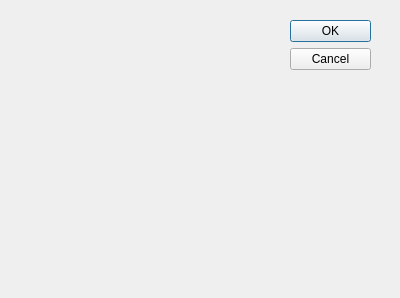
<?xml version="1.0" encoding="UTF-8"?>
<ui version="4.0">
 <class>Dialog</class>
 <widget class="QDialog" name="Dialog">
  <property name="geometry">
   <rect>
    <x>0</x>
    <y>0</y>
    <width>400</width>
    <height>298</height>
   </rect>
  </property>
  <property name="windowTitle">
   <string>Dialog</string>
  </property>
  <widget class="QDialogButtonBox" name="buttonBox">
   <property name="geometry">
    <rect>
     <x>290</x>
     <y>20</y>
     <width>81</width>
     <height>241</height>
    </rect>
   </property>
   <property name="orientation">
    <enum>Qt::Vertical</enum>
   </property>
   <property name="standardButtons">
    <set>QDialogButtonBox::Cancel|QDialogButtonBox::Ok</set>
   </property>
  </widget>
 </widget>
 <resources/>
 <connections>
  <connection>
   <sender>buttonBox</sender>
   <signal>accepted()</signal>
   <receiver>Dialog</receiver>
   <slot>accept()</slot>
   <hints>
    <hint type="sourcelabel">
     <x>248</x>
     <y>254</y>
    </hint>
    <hint type="destinationlabel">
     <x>157</x>
     <y>274</y>
    </hint>
   </hints>
  </connection>
  <connection>
   <sender>buttonBox</sender>
   <signal>rejected()</signal>
   <receiver>Dialog</receiver>
   <slot>reject()</slot>
   <hints>
    <hint type="sourcelabel">
     <x>316</x>
     <y>260</y>
    </hint>
    <hint type="destinationlabel">
     <x>286</x>
     <y>274</y>
    </hint>
   </hints>
  </connection>
 </connections>
</ui>
